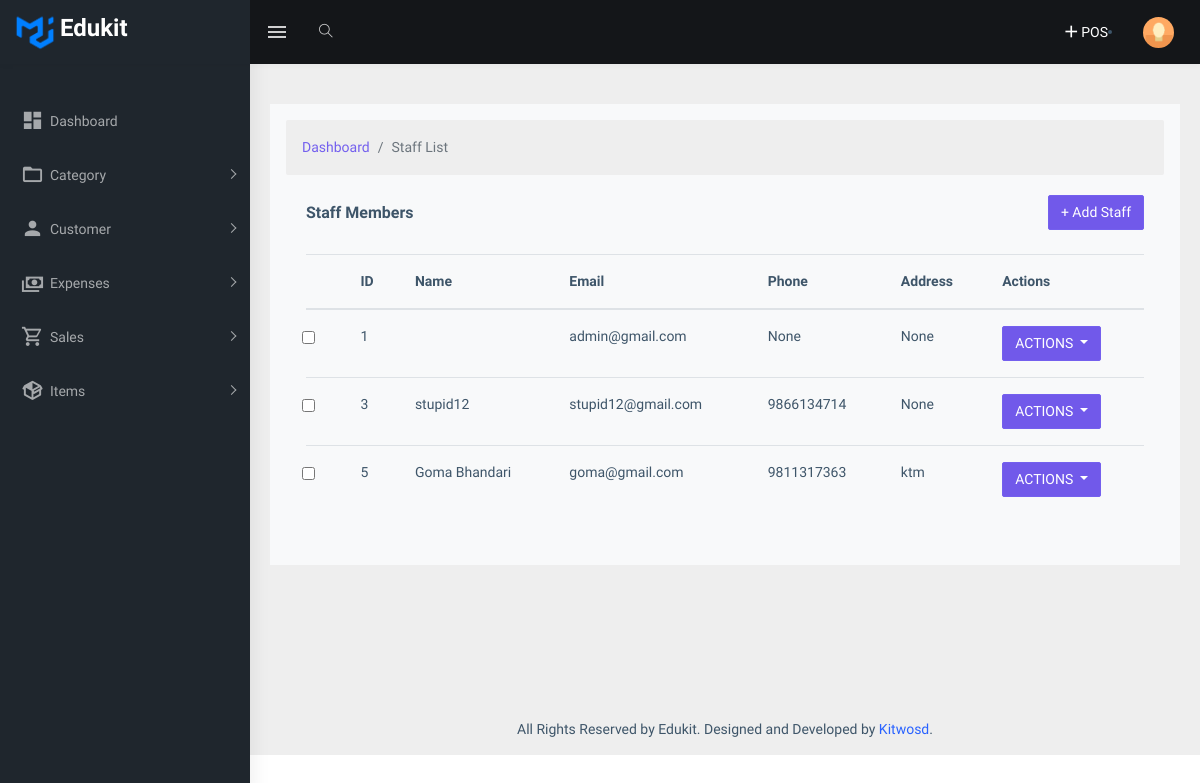
Page /staff/ on the committed database.
### app/frontend/models.py (models this page shows, shortened)
class OrganizationSetting(models.Model):
    company_name = models.CharField(max_length=255, unique=True)
    logo = models.ImageField(upload_to='organization_logos/', blank=False, null=False)
    phone = models.IntegerField(blank=True, null=True)
    telephone = models.CharField(max_length=20, blank=True, null=True)
    location = models.CharField(max_length=255, blank=True, null=True)
    pan_vat = models.CharField(max_length=100, blank=True, null=True)
    email = models.EmailField(max_length=255, blank=True, null=True)

### app/account/models.py (models this page shows)
class User(AbstractUser):
    email = models.EmailField(unique=True)
    fullname = models.CharField(max_length=255)
    is_admin = models.BooleanField(default=False)
    is_staff = models.BooleanField(default=False)
    is_editor = models.BooleanField(default=False)  # Add this field for editors
    phone_no = models.CharField(max_length=15, blank=True, null=True)
    address = models.TextField(blank=True, null=True)
    image = models.ImageField(upload_to='profile_images/', blank=True, null=True)
    USERNAME_FIELD = 'email'
    REQUIRED_FIELDS = ['username', 'fullname']
    groups = models.ManyToManyField(Group, related_name='custom_user_set', blank=True)
    user_permissions = models.ManyToManyField(Permission, related_name='custom_user_set', blank=True)

### app/frontend/views.py (the view)
# urls.py: path('staff/', views.StaffListView.as_view(), name='staff_list'),
class StaffListView(View):
    template_name = 'backend/staff_list.html'
    def get(self, request):
        staff_members = User.objects.filter(is_staff=True)
        return render(request, self.template_name, {'staff_members': staff_members})

### app/frontend/context_processors.py (called while the page is built)
def organization_settings(request):
    organization = OrganizationSetting.objects.first()  # Get the first organization settings
    return {'organization': organization}

### templates/backend/staff_list.html (shortened to what this page needs)
{% extends 'base.html' %}
{% load static %}
{% block content %}
<div class="container-fluid">
    <div class="bg-light p-3 mb-4">
        <nav aria-label="breadcrumb">
            <ol class="breadcrumb m-0">
                <li class="breadcrumb-item"><a href="{% url 'frontend:index' %}" class="text-decoration-none text-primary">Dashboard</a></li>
                <li class="breadcrumb-item active" aria-current="page">Staff List</li>
            </ol>
        </nav>
    <div class="card-body">
        <div class="d-flex justify-content-between align-items-center mb-4">
            <h5 class="card-title mb-0">Staff Members</h5>
            <a href="{% url 'frontend:create_staff' %}" class="btn btn-primary" style="background-color: #7159ea;">
                + Add Staff
            </a>
        </div>
        <div class="table-responsive">
            <table class="table">
                <thead>
                    <tr>
                        <th></th>
                        <th><strong>ID</strong></th>
                        <th><strong>Name</strong></th>
                        <th><strong>Email</strong></th>
                        <th><strong>Phone</strong></th>
                        <th><strong>Address</strong></th>
                        <th><strong>Actions</strong></th>
                    </tr>
                </thead>
                <tbody>
                    {% for staff in staff_members %}
                    <tr>
                        <td><input type="checkbox" class="form-check-input"></td>
                        <td>{{ staff.id }}</td>
                        <td>{{ staff.fullname }}</td>
                        <td>{{ staff.email }}</td>
                        <td>{{ staff.phone_no }}</td>
                        <td>{{ staff.address }}</td>
                        <td>
                            <div class="dropdown">
                                <button class="btn btn-primary dropdown-toggle" type="button"
                                        style="background-color: #7159ea;" data-bs-toggle="dropdown">
                                    ACTIONS
                                </button>
                            </div>
                        </td>
                    </tr>
                    {% empty %}
                    <tr>
                        <td colspan="7" class="text-center text-muted">No staff members found.</td>
                    </tr>
                    {% endfor %}
                </tbody>
            </table>
        </div>
    </div>
</div>
</div>
{% endblock %}

### templates/base.html (shortened to what this page needs)
<!DOCTYPE html>
{% load static %}
<html dir="ltr" lang="en">
<head>
    <link href="{% static 'assets/libs/flot/css/float-chart.css' %}" rel="stylesheet">
    <link href="{% static 'assets/css/style.min.css' %}" rel="stylesheet">
    <link rel="stylesheet" href="https://cdn.jsdelivr.net/npm/@mdi/font/css/materialdesignicons.min.css">
</head>
<body>
    <div id="main-wrapper">
        <header class="topbar" data-navbarbg="skin5">
            <nav class="navbar top-navbar navbar-expand-md navbar-dark">
                <div class="navbar-header" data-logobg="skin5">
                    <a class="navbar-brand" href="{% url 'frontend:index' %}">
                        {% if organization.logo %}
                            <img src="{{ organization.logo.url }}" alt="logo" style="max-height: 50px; width: auto;">
                        {% endif %}
                        <h3>{{ organization.company_name }}</h3>
                    </a>
                </div>
                <div class="navbar-collapse collapse" id="navbarSupportedContent" data-navbarbg="skin5">
                    <ul class="navbar-nav float-left mr-auto">
                        <li class="nav-item d-none d-md-block"><a class="nav-link sidebartoggler waves-effect waves-light" href="javascript:void(0)" data-sidebartype="mini-sidebar"><i class="mdi mdi-menu font-24"></i></a></li>
                        <li class="nav-item search-box"> <a class="nav-link waves-effect waves-dark" href="javascript:void(0)"><i class="ti-search"></i></a>
                        </li>
                    </ul>
                    <a href="{% url 'frontend:pos_page' %}" class="text-decoration-none">
                        <div class="d-flex align-items-center">
                            <i class="mdi mdi-plus text-white" style="font-size: 20px;"></i>
                            <span class="ms-2 text-white fw-bold d-none d-sm-inline">POS</span>
                        </div>
                    </a>
                    <li class="nav-item dropdown">
                        <a class="nav-link dropdown-toggle text-muted waves-effect waves-dark pro-pic" href="" data-toggle="dropdown" aria-haspopup="true" aria-expanded="false"><img src="{% static 'assets/images/users/1.jpg' %}" alt="user" class="rounded-circle" width="31"></a>
                    </li>
                </div>
            </nav>
        </header>
        <aside class="left-sidebar" data-sidebarbg="skin5">
            <div class="scroll-sidebar">
                <nav class="sidebar-nav">
                    <ul id="sidebarnav" class="p-t-30">
                        <li class="sidebar-item"> <a class="sidebar-link waves-effect waves-dark sidebar-link" href="{% url 'frontend:index' %}" aria-expanded="false"><i class="mdi mdi-view-dashboard"></i><span class="hide-menu">Dashboard</span></a></li>
                        <li class="sidebar-item">
                            <a class="sidebar-link has-arrow waves-effect waves-dark" href="javascript:void(0)" aria-expanded="false">
                                <i class="mdi mdi-folder-outline"></i><span class="hide-menu">Category</span>
                            </a>
                        </li>
                        <li class="sidebar-item"> <a class="sidebar-link has-arrow waves-effect waves-dark" href="javascript:void(0)" aria-expanded="false"><i class="mdi mdi-account"></i><span class="hide-menu">Customer </span></a>
                        </li>
                        <li class="sidebar-item">
                            <a class="sidebar-link has-arrow waves-effect waves-dark" href="javascript:void(0)" aria-expanded="false">
                                <i class="mdi mdi-cash-multiple"></i><span class="hide-menu">Expenses</span>
                            </a>
                        </li>
                        <li class="sidebar-item">
                            <a class="sidebar-link has-arrow waves-effect waves-dark" href="javascript:void(0)" aria-expanded="false">
                                <i class="mdi mdi-cart-outline"></i><span class="hide-menu">Sales</span>
                            </a>
                        </li>
                        <li class="sidebar-item">
                            <a class="sidebar-link has-arrow waves-effect waves-dark" href="javascript:void(0)" aria-expanded="false">
                                <i class="mdi mdi-package-variant"></i><span class="hide-menu">Items </span>
                            </a>
                        </li>
                    </ul>
                </nav>
            </div>
        </aside>
        <div class="page-wrapper">
             <div class="page-breadcrumb">
            </div>
            {% block content%}
            {% endblock %}
            <footer class="footer text-center">
                All Rights Reserved by {{ organization.company_name }}. Designed and Developed by <a href="https://www.kitwosd.com/">Kitwosd</a>.
         </footer>
        </div>
    </body>
    </html>

### rows in the picture
OrganizationSetting: logo (picture), company_name "Edukit"
User: id "1", email "admin@gmail.com", phone_no "None", address "None"
User: id "3", fullname "stupid12", email "stupid12@gmail.com", phone_no "9866134714", address "None"
User: id "5", fullname "Goma Bhandari", email "goma@gmail.com", phone_no "9811317363", address "ktm"
